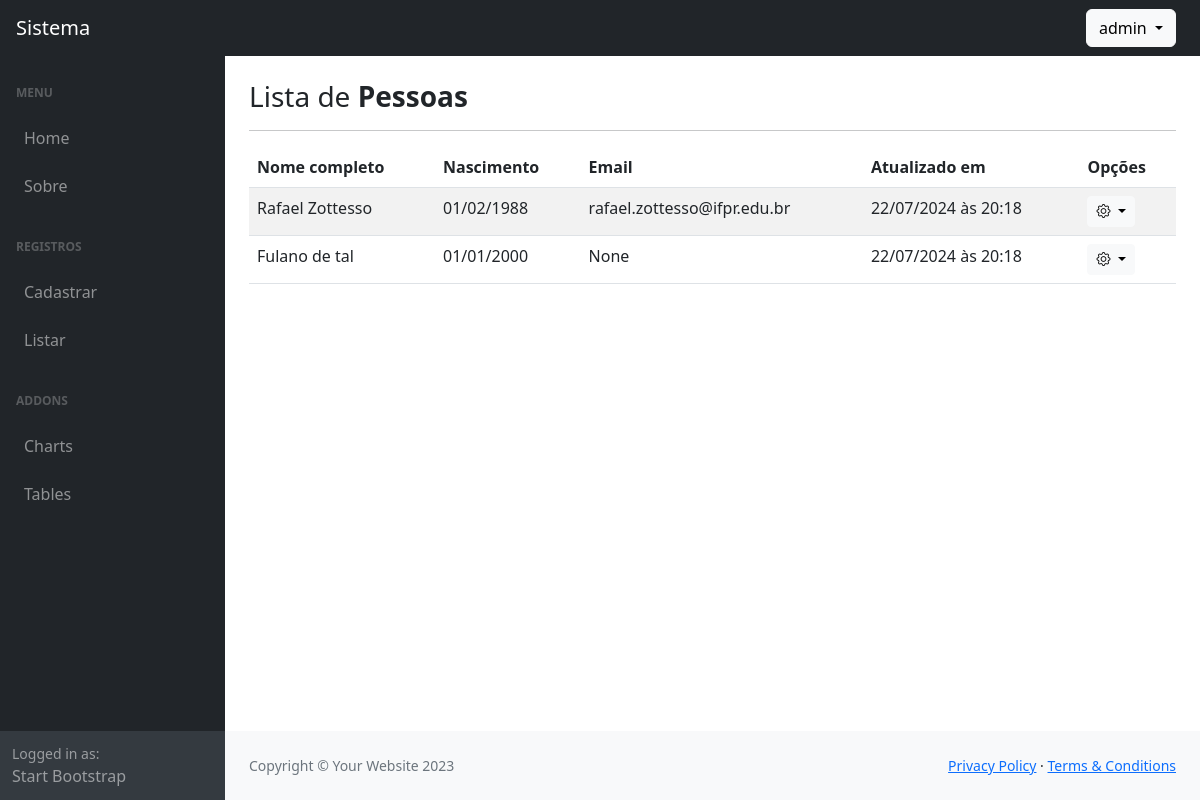
/listar/pessoas/ (signed in), run on the app's committed database.
### cadastros/models.py (models this page shows, shortened)
class Pessoa(models.Model):
    nome_completo = models.CharField(max_length=150)
    nascimento = models.DateField(verbose_name="data de nascimento")
    cpf = models.CharField(max_length=14, verbose_name="CPF", unique=True)
    email = models.EmailField(max_length=120, blank=True, null=True)
    rede_social = models.URLField(max_length=255, blank=True,
        null=True, help_text="Informe o link do Instagram, Facebook, LinkedIn ou outra rede social.")
    salario = models.DecimalField(verbose_name="salário",
        decimal_places=2, max_digits=9)
    cadastrado_em = models.DateTimeField(auto_now_add=True)
    atualizado_em = models.DateTimeField(auto_now=True)
    cidade = models.ForeignKey(Cidade, on_delete=models.PROTECT)

### cadastros/views.py (the view)
# urls.py: path('listar/pessoas/', PessoaList.as_view(), name='listar-pessoa'),
class PessoaList(LoginRequiredMixin, ListView):
    template_name = 'cadastros/list/pessoa.html'
    model = Pessoa

### cadastros/templates/cadastros/list/pessoa.html (shortened to what this page needs)
{% extends "paginas/modelo.html" %}
{% block conteudo %}
<h3>
    Lista de <b>Pessoas</b>
</h3>
<hr>
<table class="table table-striped">
    <thead>
        <th>Nome completo</th>
        <th>Nascimento</th>
        <th>Email</th>
        <th>Atualizado em</th>
        <th>Opções</th>
    </thead>
    <tbody>
        {% for object in object_list %}
            <tr>
                <td>{{ object.nome_completo }}</td>
                <td>{{ object.nascimento|date:"d/m/Y" }}</td>
                <td>{{ object.email }}</td>
                <td>{{ object.atualizado_em|date:"d/m/Y \à\s H:i" }}</td>
                <td>
                    <div class="dropdown">
                        <button class="btn btn-light btn-sm dropdown-toggle" type="button" data-bs-toggle="dropdown" aria-expanded="false">
                            <i class="bi bi-gear"></i>
                        </button>
                    </div>
                </td>
            </tr>
        {% empty %}
            <tr>
                <td colspan="5">Nenhum registro encontrado.</td>
            </tr>
        {% endfor %}
    </tbody>
</table>
{% endblock %}

### paginas/templates/paginas/modelo.html (shortened to what this page needs)
{% load static %}
<!DOCTYPE html>
<html lang="pt-br">
    <head>
        <link href="https://cdn.jsdelivr.net/npm/simple-datatables@7.1.2/dist/style.min.css" rel="stylesheet" />
        <link href="{% static 'css/styles.css' %}" rel="stylesheet" />
        <link rel="stylesheet" href="https://cdn.jsdelivr.net/npm/bootstrap-icons@1.11.3/font/bootstrap-icons.min.css">
    </head>
    <body class="sb-nav-fixed">
        {% block menu_superior %}
        <nav class="sb-topnav navbar navbar-expand navbar-dark bg-dark">
            <a class="navbar-brand ps-3" href="{% url 'index' %}">Sistema</a>
            <button class="btn btn-link btn-sm order-1 order-lg-0 me-4 me-lg-0" id="sidebarToggle" href="#!"></button>
            {% if request.user.is_authenticated %}
            <ul class="navbar-nav ms-auto me-md-0 me-3 me-lg-4">
                <li class="nav-item dropdown">
                    <a class="btn btn-light dropdown-toggle" id="navbarDropdown" href="#" role="button" data-bs-toggle="dropdown" aria-expanded="false">
                        {{ request.user }}
                    </a>
                </li>
            </ul>
            {% else %}
            <a href="{% url 'login' %}" class="btn btn-light ms-auto me-3">
                Entrar
            </a>
            {% endif %}
        </nav>
        {% endblock %}
        <div id="layoutSidenav">
            {% block menu_lateral %}
            <div id="layoutSidenav_nav">
                <nav class="sb-sidenav accordion sb-sidenav-dark" id="sidenavAccordion">
                    <div class="sb-sidenav-menu">
                        <div class="nav">
                            <div class="sb-sidenav-menu-heading">Menu</div>
                            <a class="nav-link" href="{% url 'index' %}">
                                Home
                            </a>
                            <a class="nav-link" href="{% url 'sobre' %}">
                                Sobre
                            </a>
                            {% if request.user.is_authenticated %}
                            <div class="sb-sidenav-menu-heading">Registros</div>
                            <a class="nav-link collapsed" href="#" data-bs-toggle="collapse" data-bs-target="#collapseCadastrar" aria-expanded="false" aria-controls="collapseLayouts">
                                Cadastrar
                            </a>
                            <a class="nav-link collapsed" href="#" data-bs-toggle="collapse" data-bs-target="#collapseListar" aria-expanded="false" aria-controls="collapseLayouts">
                                Listar
                            </a>
                            {% endif %}
                            <div class="sb-sidenav-menu-heading">Addons</div>
                            <a class="nav-link" href="">
                                Charts
                            </a>
                            <a class="nav-link" href="">
                                Tables
                            </a>
                        </div>
                    </div>
                    <div class="sb-sidenav-footer">
                        <div class="small">Logged in as:</div>
                        Start Bootstrap
                    </div>
                </nav>
            </div>
            {% endblock %}
            <div id="layoutSidenav_content">
                <main>
                    <div class="container-fluid px-4">
                        <br>
                        {% block conteudo %}{% endblock %}
                    </div>
                </main>
                {% block rodape %}
                <footer class="py-4 bg-light mt-auto">
                    <div class="container-fluid px-4">
                        <div class="d-flex align-items-center justify-content-between small">
                            <div class="text-muted">Copyright &copy; Your Website 2023</div>
                            <div>
                                <a href="#">Privacy Policy</a>
                                &middot;
                                <a href="#">Terms &amp; Conditions</a>
                            </div>
                        </div>
                    </div>
                </footer>
                {% endblock %}
            </div>
        </div>
    </body>
</html>

### data on the page
Pessoa: nome_completo "Rafael Zottesso", nascimento "01/02/1988", email "rafael.zottesso@ifpr.edu.br", atualizado_em "22/07/2024 às 20:18"
Pessoa: nome_completo "Fulano de tal", nascimento "01/01/2000", email "None", atualizado_em "22/07/2024 às 20:18"

### other printed values
{{ request.user }} "admin"
